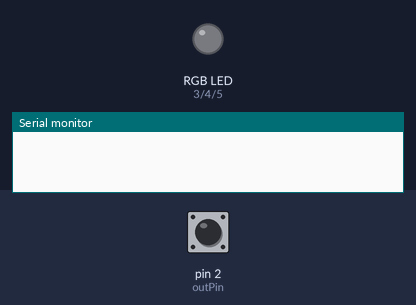
This sketch was run on a simulated Arduino Uno, built with avr-gcc and run on an emulated ATmega328P. Shown: an RGB LED mixed from three pins (HIGH = lit), the last lines printed to the serial monitor. Inputs (shaded band) come from the test bench; at power-on: pin 2 (outPin) LOW. Pins used as bus, display or sensor lines are not drawn.

Above: at 1.2 s.
1.3 s: pin 2 (outPin) pulsed HIGH 5 times (0.12 s each, 0.3 s apart)
At 2.7 s:
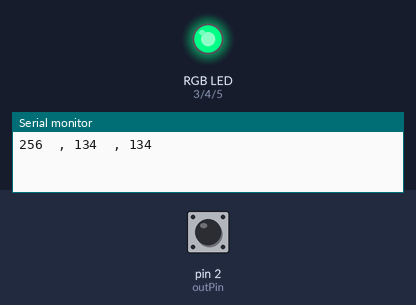
At 5.9 s:
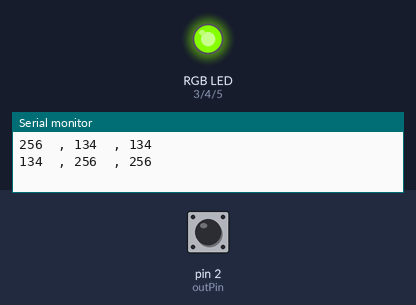
Timing chart, 0 to 9.3 s (numbered marks = the images above; inputs shaded):
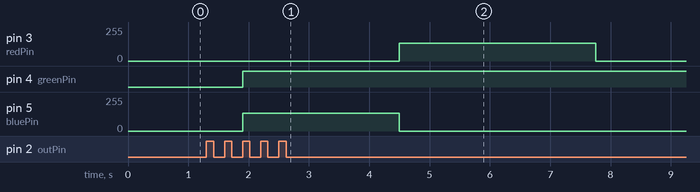

The sketch:

Sketch.ino
```cpp
/*
 * https://github.com/chauhannaman98
 *
 * Source_Code.ino
 *
 * August 18, 2017 © GPL3+
 * Author : Naman Chauhan

********************************************************************************/

//RGB pin declarations
int redPin = 3;
int greenPin = 4;
int bluePin = 5;

//color sensor pin declarations
int S2 = 0; //color sensor pin S2 to pin 0
int S3 = 1; //color sensor pin S3 to pin 1
int outPin = 2;   //color sensor out to Arduino pin 4

unsigned int pulseWidth;

int rColorStrength;
int gColorStrength;
int bColorStrength;

void setup() {
  // put your setup code here, to run once:

  Serial.begin(9600);

  pinMode(redPin,OUTPUT);
  pinMode(greenPin,OUTPUT);
  pinMode(bluePin,OUTPUT);

  pinMode(S2,OUTPUT);
  pinMode(S3,OUTPUT);
  pinMode(outPin,INPUT);
}

void loop() {
  //reading red component of color
  //S2 and S3 should be set low
  digitalWrite(S2,LOW);
  digitalWrite(S3,LOW);

  pulseWidth = pulseIn(outPin,LOW);

  rColorStrength = pulseWidth/400. -1;
  rColorStrength = (255 - rColorStrength);


  //reading green component of color
  //S2 and S3 should be set high
  digitalWrite(S2,HIGH);
  digitalWrite(S3,HIGH);

  pulseWidth = pulseIn(outPin,LOW);

  gColorStrength = pulseWidth/400. -1;
  gColorStrength = (255 - gColorStrength);


  //reading blue component of color
  //S2 should be high and S3 to be high
  digitalWrite(S2,LOW);
  digitalWrite(S3,HIGH);

  pulseWidth = pulseIn(outPin,LOW);

  bColorStrength = pulseWidth/400. -1;
  bColorStrength = (255 - bColorStrength);


  //color amplifying
  if (rColorStrength>gColorStrength && gColorStrength>bColorStrength) {
    rColorStrength = 255;
    gColorStrength = gColorStrength/2;
    bColorStrength = 0;
  }

  if (rColorStrength>bColorStrength && bColorStrength>gColorStrength) {
    rColorStrength = 255;
    bColorStrength = bColorStrength/2;
    gColorStrength = 0;
  }

  if (gColorStrength>rColorStrength && rColorStrength>bColorStrength) {
    gColorStrength = 255;
    rColorStrength = rColorStrength/2;
    bColorStrength = 0;
  }

  if (gColorStrength>bColorStrength && bColorStrength>rColorStrength) {
    gColorStrength = 255;
    bColorStrength = bColorStrength/2;
    rColorStrength = 0;
  }

  if (bColorStrength>rColorStrength && rColorStrength>gColorStrength) {
    bColorStrength = 255;
    rColorStrength = rColorStrength/2;
    gColorStrength = 0;
  }

  if (bColorStrength>gColorStrength && gColorStrength>rColorStrength) {
    bColorStrength = 255;
    gColorStrength = gColorStrength/2;
    rColorStrength = 0;
  }

  //Printing the color strengths
  Serial.print(rColorStrength);
  Serial.print("  , ");
  Serial.print(gColorStrength);
  Serial.print("  , ");
  Serial.println(bColorStrength);
  Serial.println("");

  //sending output to the LEDs
  analogWrite(redPin, rColorStrength);
  analogWrite(greenPin, gColorStrength);
  analogWrite(bluePin, bColorStrength);

  delay(250);

}
```

Measured:
- after the input at 1.3 s, pin 3 (redPin): 0/255 → 134/255 after 3.2 s, → 0/255 3.3 s later; pin 4 (greenPin): LOW → HIGH after 0.60 s instead of 1.7 s; pin 5 (bluePin): 0/255 → 134/255 after 0.60 s, → 0/255 2.6 s later
